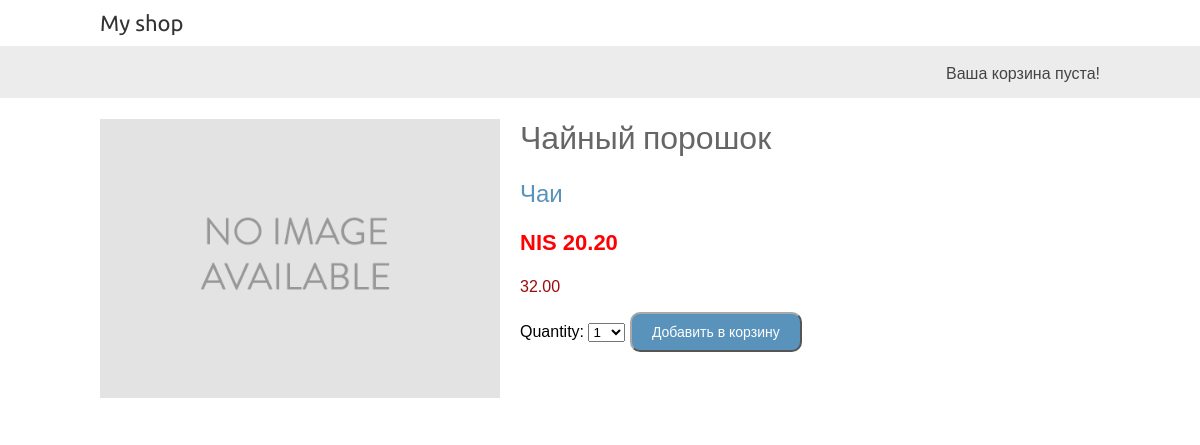
The page /3/chajnyj-poroshok/ on the database its author committed.
### shop/models.py (models this page shows, shortened)
class Product(models.Model):
    category = models.ForeignKey(Category,
                                 related_name='products',
                                 on_delete=models.CASCADE)
    name = models.CharField(max_length=200)
    slug = models.SlugField(max_length=200)
    image = models.ImageField(upload_to='products/%Y/%m/%d',
                              blank=True)
    description = models.TextField(blank=True)
    price = models.DecimalField(max_digits=10,
                                decimal_places=2)
    stock = models.DecimalField(max_digits=4,decimal_places=2)
    available = models.BooleanField(default=True)
    created = models.DateTimeField(auto_now_add=True)
    updated = models.DateTimeField(auto_now=True)
    class Meta:
        ordering = ['name']
        indexes = [
            models.Index(fields=['id', 'slug']),
            models.Index(fields=['name']),
            models.Index(fields=['-created']),
        ]

class Category(models.Model):
    name = models.CharField(max_length=200)
    slug = models.SlugField(max_length=200,
                            unique=True)
    class Meta:
        ordering = ['name']
        indexes = [
            models.Index(fields=['name']),
        ]
        verbose_name = 'category'
        verbose_name_plural = 'categories'
    def __str__(self):
        return self.name
    def get_absolute_url(self):
        return reverse('shop:product_list_by_category',
                       args=[self.slug])

### shop/views.py (the view)
# urls.py: path('<int:id>/<slug:slug>/', views.product_detail,
def product_detail(request, id, slug):
    product = get_object_or_404(Product,
                                id=id,
                                slug=slug,
                                available=True)
    pquant = int(product.stock+1)
    cart_product_form = CartAddProductsForm(pquant=pquant)
    quant = cart.Cart(request).productq(str(id))
    if pquant !=1:
        return render(request,
                    'shop/product/detail.html',
                    {'product': product,
                     'yescart': True,
                     'quant': quant,
                     'cart_product_form':cart_product_form})
    else:
        return render(request,
                      'shop/product/detail.html',
                      'quant',
                      {'product': product,})

### cart/forms.py
class CartAddProductsForm(forms.Form ):
    quantity = forms.TypedChoiceField(choices=PRODUCT_QUANTITY_CHOICES, coerce=int)
    override = forms.BooleanField(required=False, initial=False, widget=forms.HiddenInput)
    def __init__(self, *args, **kwargs):
        if 'pquant' in kwargs.keys():
            pquant = kwargs.pop('pquant')
        else:
            pquant = 1
        super(CartAddProductsForm, self).__init__(*args, **kwargs)
        if pquant >1 and pquant < 21:
            self.fields["quantity"].choices = [
            (i, str(i)) for i in range(1, pquant)]

### cart/cart.py (called while the page is built)
    def productq(self, product_id):
        if product_id in self.cart.keys():
            return self.cart[product_id]['quantity']
        return 0

    def __len__(self):
        return sum(item['quantity'] for item in self.cart.values())

### cart/context_processors.py (called while the page is built)
def cart(request):
    return {'cart': Cart(request)}

### shop/templates/shop/product/detail.html (shortened to what this page needs)
{% extends "shop/base.html" %}
{% load static %}
{% block content %}
  <div class="product-detail">
    <img src="{% if product.image %}{{ product.image.url }}{% else %}
    {% static "img/no_image.png" %}{% endif %}">
    <h1>{{ product.name }}</h1>
    <h2>
      <a href="{{ product.category.get_absolute_url }}">
        {{ product.category }}
      </a>
    </h2>
    <p class="price">NIS {{ product.price }}</p>
    <p class="In stock: ">{{ product.stock }}</p>
    <form action ="{% url "cart:cart_add" product.id %}" method="post">
      {{cart_product_form}}
      <input type="submit" value = "Добавить в корзину">
    </form>
  </div>
{% endblock %}

### shop/static/css/base.css (style rules this page uses)
body { margin:0; padding:0; font-family:helvetica, sans-serif; }
h1, h2, h3, h4, h5 , h6 { font-family: 'Ubuntu', sans-serif; font-weight:normal; }
a { text-decoration:none; color:#5993bb; }
a.button, input[type="submit"] { color:#fff; background:#5993bb; border-radius:10px; padding:10px 20px; font-size:14px; border:2; border-color: darkgrey; }
.product-detail { text-align:justify; }
.product-detail .price { font-size:22px; color:#ff0000; font-weight:bold; }
.product-detail img { width:40%; float:left; padding:0 20px 20px 0; }
.product-detail h1 { color:#666; margin-bottom:0; }
.product-detail h2 { color: darkblue; margin-top:10px; }
.product-detail p { color:#990b0b; }

### rows shown on the page
Product: name "Чайный порошок", category "Чаи", price "20.20", stock "32.00"
